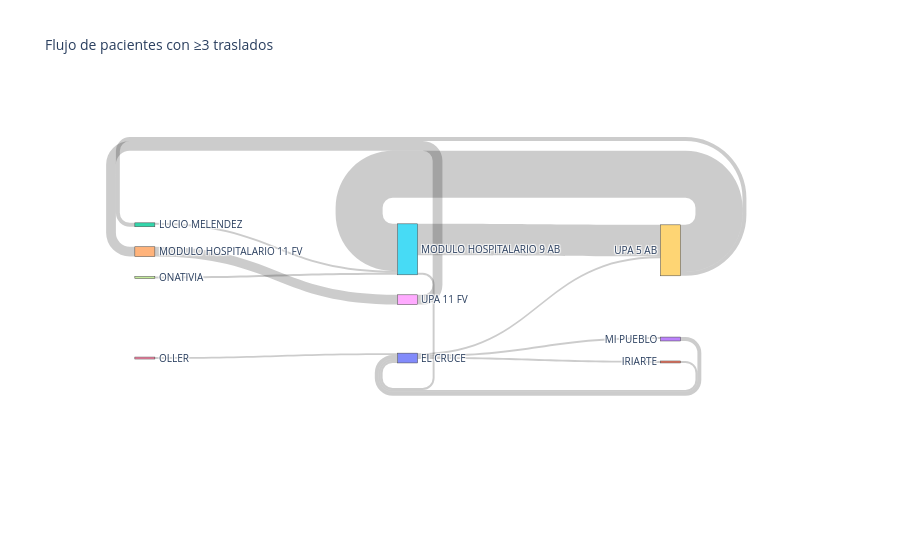

Write notebook code for a chart like this one.
### Code cell
# ------------------------------
# EJECUCIÓN EN EL NOTEBOOK
# ------------------------------
# Mostrar tablas por paciente
bases.mostrar_recorridos_estado(traslados_muchos.head(9))

# Sankey de flujo
bases.sankey_pacientes(traslados_muchos)

### Figure 1 — Plotly figure (JSON) as saved in the notebook; plotly's stock layout.template omitted (floating-point values rounded to 4 significant figures)
{"data": [{"link": {"source": [0, 0, 0, 1, 2, 3, 4, 5, 5, 6, 7, 8, 9, 9], "target": [1, 3, 9, 0, 5, 0, 8, 0, 9, 0, 5, 4, 2, 5], "value": [1, 1, 1, 1, 1, 2, 5, 1, 16, 1, 1, 5, 2, 24]}, "node": {"label": ["EL CRUCE", "IRIARTE", "LUCIO MELENDEZ", "MI PUEBLO", "MODULO HOSPITALARIO 11 FV", "MODULO HOSPITALARIO 9 AB", "OLLER", "ONATIVIA", "UPA 11 FV", "UPA 5 AB"]}, "type": "sankey"}], "layout": {"font": {"size": 10}, "title": {"text": "Flujo de pacientes con ≥3 traslados"}}}
